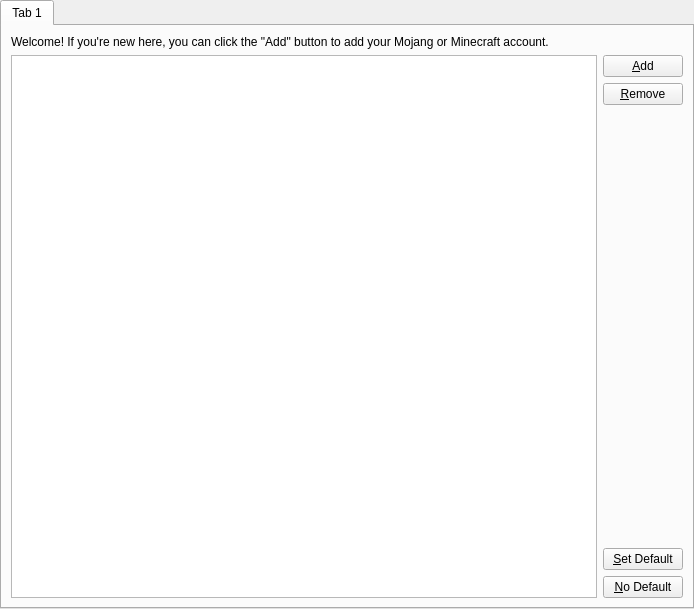
<?xml version="1.0" encoding="UTF-8"?>
<ui version="4.0">
 <class>AccountListPage</class>
 <widget class="QWidget" name="AccountListPage">
  <property name="geometry">
   <rect>
    <x>0</x>
    <y>0</y>
    <width>694</width>
    <height>609</height>
   </rect>
  </property>
  <property name="windowTitle">
   <string>Manage Accounts</string>
  </property>
  <layout class="QVBoxLayout" name="verticalLayout_2">
   <property name="leftMargin">
    <number>0</number>
   </property>
   <property name="topMargin">
    <number>0</number>
   </property>
   <property name="rightMargin">
    <number>0</number>
   </property>
   <property name="bottomMargin">
    <number>0</number>
   </property>
   <item>
    <widget class="QTabWidget" name="tabWidget">
     <property name="currentIndex">
      <number>0</number>
     </property>
     <widget class="QWidget" name="tab">
      <attribute name="title">
       <string>Tab 1</string>
      </attribute>
      <layout class="QVBoxLayout" name="verticalLayout">
       <item>
        <widget class="QLabel" name="welcomeLabel">
         <property name="text">
          <string>&lt;html&gt;&lt;head/&gt;&lt;body&gt;&lt;p&gt;Welcome! If you're new here, you can click the &amp;quot;Add&amp;quot; button to add your Mojang or Minecraft account.&lt;/p&gt;&lt;/body&gt;&lt;/html&gt;</string>
         </property>
         <property name="wordWrap">
          <bool>true</bool>
         </property>
        </widget>
       </item>
       <item>
        <layout class="QHBoxLayout" name="horizontalLayout">
         <item>
          <widget class="QTreeView" name="listView"/>
         </item>
         <item>
          <layout class="QVBoxLayout" name="manageAcctsBtnBox">
           <item>
            <widget class="QPushButton" name="addAccountBtn">
             <property name="text">
              <string>&amp;Add</string>
             </property>
            </widget>
           </item>
           <item>
            <widget class="QPushButton" name="rmAccountBtn">
             <property name="text">
              <string>&amp;Remove</string>
             </property>
            </widget>
           </item>
           <item>
            <spacer name="buttonSpacer">
             <property name="orientation">
              <enum>Qt::Vertical</enum>
             </property>
             <property name="sizeHint" stdset="0">
              <size>
               <width>20</width>
               <height>40</height>
              </size>
             </property>
            </spacer>
           </item>
           <item>
            <widget class="QPushButton" name="setDefaultBtn">
             <property name="toolTip">
              <string>&lt;html&gt;&lt;head/&gt;&lt;body&gt;&lt;p&gt;Set the currently selected account as the active account. The active account is the account that is used to log in (unless it is overridden in an instance-specific setting).&lt;/p&gt;&lt;/body&gt;&lt;/html&gt;</string>
             </property>
             <property name="text">
              <string>&amp;Set Default</string>
             </property>
            </widget>
           </item>
           <item>
            <widget class="QPushButton" name="noDefaultBtn">
             <property name="toolTip">
              <string>Set no default account. This will cause MultiMC to prompt you to select an account every time you launch an instance that doesn't have its own default set.</string>
             </property>
             <property name="text">
              <string>&amp;No Default</string>
             </property>
            </widget>
           </item>
          </layout>
         </item>
        </layout>
       </item>
      </layout>
     </widget>
    </widget>
   </item>
  </layout>
 </widget>
 <resources/>
 <connections/>
</ui>
